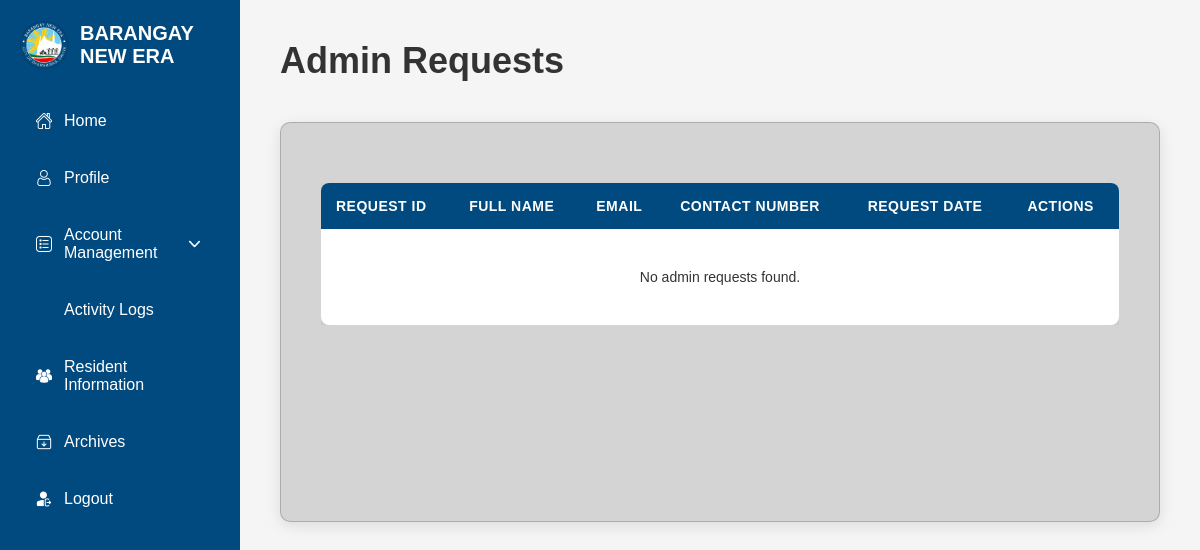
/superadmin/adminrequests.php (signed in), run on an earlier commit of the app's database.
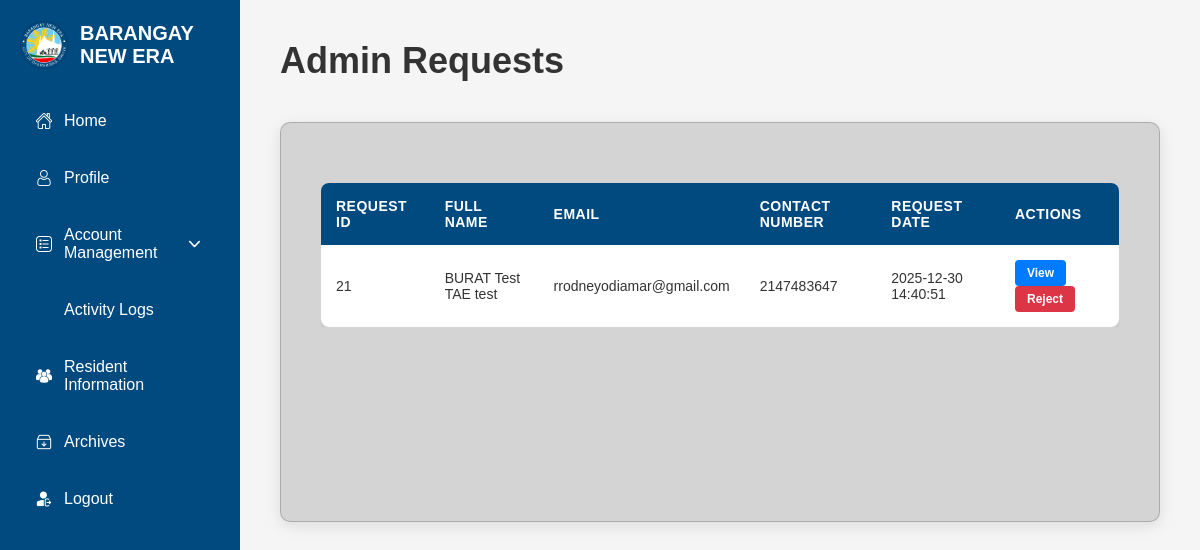
And on a later commit of the database.
### tables this page shows
CREATE TABLE `adminrequests` (
  `RequestID` int(11) NOT NULL,
  `lastname` varchar(255) NOT NULL,
  `firstname` varchar(255) NOT NULL,
  `middlename` varchar(255) NOT NULL,
  `suffix` varchar(255) NOT NULL,
  `birthdate` date NOT NULL,
  `age` int(11) NOT NULL,
  `email` varchar(255) NOT NULL,
  `contactnumber` int(11) NOT NULL,
  `password` int(11) NOT NULL,
  `requestDate` datetime DEFAULT NULL,
  `status` enum('pending','read','approved','rejected') DEFAULT 'pending'
);

### superadmin/adminrequests.php (the view, shortened to what the changed rows need)
<?php
require_once '../Connection/Conn.php';
$requests = [];
try {
    $query = "SELECT RequestID, lastname, firstname, middlename, suffix, birthdate, age, email, contactnumber, requestDate FROM adminrequests ORDER BY RequestID ASC";
    $result = $conn->query($query);
    if ($result && $result->num_rows > 0) {
        while ($row = $result->fetch_assoc()) {
            $requests[] = [
                'adminID' => $row['RequestID'],
                'employeeID' => '',
                'LastName' => $row['lastname'],
                'FirstName' => $row['firstname'],
                'MiddleName' => $row['middlename'] ?? '',
                'Suffix' => $row['suffix'] ?? '',
                'Email' => $row['email'],
                'ContactNumber' => $row['contactnumber'],
                'birthdate' => $row['birthdate'],
                'age' => $row['age'],
                'profile_picture' => '',
                'requestDate' => $row['requestDate'] ?? '',
                'status' => 'pending'
            ];
        }
    }
} catch (Exception $e) {
    $error_message = "Error fetching admin requests: " . $e->getMessage();
}
?>
<!DOCTYPE html>
<html lang="en">
<head>
    <link rel="stylesheet" href="adminrequests.css">
</head>
<body>
    <div class="sidebar">
        <div class="sidebar-logo">
            <h2>BARANGAY NEW ERA</h2>
        </div>
    </div>
    <div class="main-content">
        <div class="page-header">
            <h1>Admin Requests</h1>
        </div>
        <div class="container">
            <?php if (isset($error_message)): ?>
                <div class="error-message">
                    <?php echo htmlspecialchars($error_message); ?>
                </div>
            <?php else: ?>
                <div class="table-container">
                    <table class="admin-table">
                        <thead>
                            <tr>
                                <th>Request ID</th>
                                <th>Full Name</th>
                                <th>Email</th>
                                <th>Contact Number</th>
                                <th>Request Date</th>
                                <th>Actions</th>
                            </tr>
                        </thead>
                        <tbody>
                            <?php if (empty($requests)): ?>
                                <tr>
                                    <td colspan="6" style="text-align: center; padding: 40px;">No admin requests found.</td>
                                </tr>
                            <?php else: ?>
                                <?php foreach ($requests as $request): ?>
                                    <?php
                                    $fullname = trim($request['FirstName'] . ' ' . $request['MiddleName'] . ' ' . $request['LastName'] . ' ' . $request['Suffix']);
                                    ?>
                                    <tr>
                                        <td><?php echo htmlspecialchars($request['adminID'] ?? 'N/A'); ?></td>
                                        <td><?php echo htmlspecialchars($fullname); ?></td>
                                        <td><?php echo htmlspecialchars($request['Email'] ?? 'N/A'); ?></td>
                                        <td><?php echo htmlspecialchars($request['ContactNumber'] ?? 'N/A'); ?></td>
                                        <td><?php echo htmlspecialchars($request['requestDate'] ?? 'N/A'); ?></td>
                                        <td>
                                            <button class="action-btn view-btn"
                                                data-request-id="<?php echo htmlspecialchars($request['adminID']); ?>"
                                                data-first-name="<?php echo htmlspecialchars($request['FirstName'] ?? ''); ?>"
                                                data-middle-name="<?php echo htmlspecialchars($request['MiddleName'] ?? ''); ?>"
                                                data-last-name="<?php echo htmlspecialchars($request['LastName'] ?? ''); ?>"
                                                data-suffix="<?php echo htmlspecialchars($request['Suffix'] ?? ''); ?>"
                                                data-email="<?php echo htmlspecialchars($request['Email'] ?? ''); ?>"
                                                data-contact-number="<?php echo htmlspecialchars($request['ContactNumber'] ?? ''); ?>"
                                                data-birthdate="<?php echo htmlspecialchars($request['birthdate'] ?? ''); ?>"
                                                data-age="<?php echo htmlspecialchars($request['age'] ?? ''); ?>"
                                                data-profile-picture="<?php echo htmlspecialchars($request['profile_picture'] ?? ''); ?>"
                                                data-request-date="<?php echo htmlspecialchars($request['requestDate'] ?? ''); ?>"
                                                onclick="viewRequest(this)">View</button>
                                            <button class="action-btn reject-btn" onclick="rejectRequest('<?php echo htmlspecialchars($request['adminID']); ?>', event)">Reject</button>
                                        </td>
                                    </tr>
                                <?php endforeach; ?>
                            <?php endif; ?>
                        </tbody>
                    </table>
                </div>
            <?php endif; ?>
        </div>
    </div>
</body>
</html>

What changed in the data, as far as the page shows it:
added adminrequests: RequestID "21", fullname "BURAT Test TAE test", email "rrodneyodiamar@gmail.com", contactnumber "2147483647", requestDate "2025-12-30 14:40:51"
Also different on the page:
text no longer shown: "No admin requests found."
